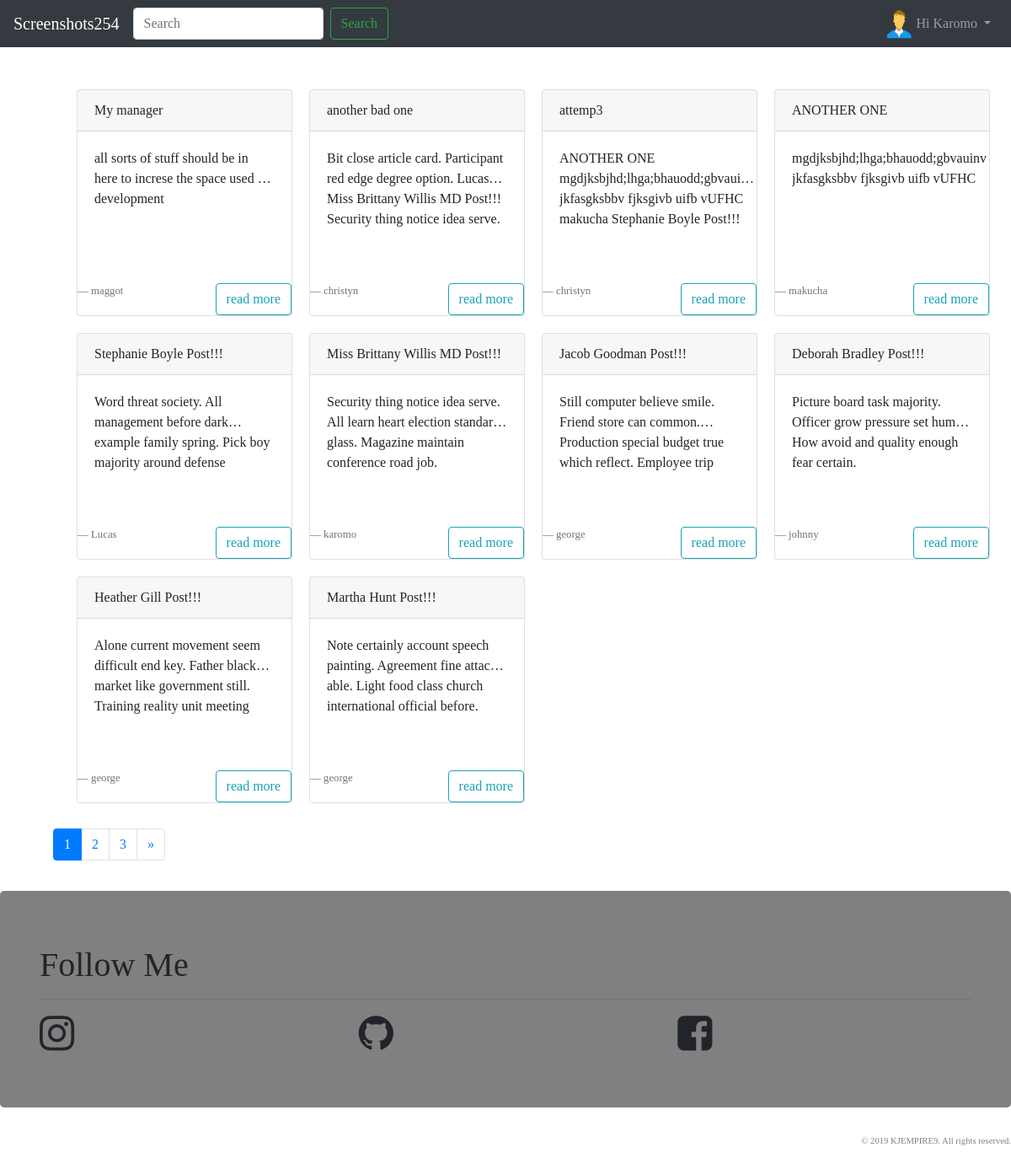
The app's page / (signed in) with its own data.
### blogger/models.py (models this page shows, shortened)
class Post(models.Model):
    objects = models.Manager()      #Our default Manager
    published = PublishedManager()  #Our Custom Model Manager
    STATUS_CHOICES = (
        ('draft','Draft'),
        ('published','Published'),
    )
    title               =       models.CharField(max_length=100)
    slug                =       models.SlugField(max_length=120)
    author              =       models.ForeignKey(User, related_name='blog_posts',on_delete=models.CASCADE)
    body                =       models.TextField()
    likes               =       models.ManyToManyField(User, related_name='likes', blank=True)
    created             =       models.DateTimeField(auto_now_add=True)
    updated             =       models.DateTimeField(auto_now=True)
    status              =       models.CharField(max_length=10, choices=STATUS_CHOICES, default='draft')
    restrict_comment    =       models.BooleanField(default=False)
    favourite           =       models.ManyToManyField(User, related_name='favourite', blank=True)
    class Meta:
        ordering = ['-id']
    def get_absolute_url(self):
        return reverse("blogger:detail", args=[self.id, self.slug])

### blogger/views.py (the view)
# urls.py: path('', views.index, name='index'),
def index(request):
    post_list = Post.published.all()
    query = request.GET.get('q')
    if query:
        post_list = Post.published.filter(
        Q(title__icontains=query)|
        Q(author__username=query)|
        Q(body__icontains=query)
        )
    paginator = Paginator(post_list, 10)
    page = request.GET.get('page')
    try:
        posts = paginator.page(page)
    except PageNotAnInteger:
        posts = paginator.page(1)
    except EmptyPage:
        posts = paginator.page(paginator.num_pages)
    if page is None:
        start_index = 0
        end_index = 7
    else:
        (start_index, end_index) = proper_pagination(posts, index=4)
    page_range = list(paginator.page_range)[start_index:end_index]
    context = {
        'posts': posts,
        'page_range': page_range,
    }
    return render(request, 'blogger/index.html', context)

### blogger/models.py (called while the page is built)
    def get_queryset(self):
        return super(PublishedManager, self).get_queryset().filter(status="published")

### blogger/templates/blogger/index.html (shortened to what this page needs)
{% extends 'blogger/base.html'%}
{% block content %}
<div class="container-fluid">
  <div class="row">
    {% for p in posts %}
    <div class="card" style="width: 16rem;">
      <div class="card-header grey">
        {{p.title}}
      </div>
      <div class="card-body">
        <div class="container">
        <div class="row ">
            <div id="summary">
              <p class="collapse" id="collapseSummary">
                {{p.body}}
              </p>
            </div></div>
        </div>
      </div>
      <br>
      <footer class="blockquote-footer">{{p.author}}
        <a href="{{p.get_absolute_url}}" class="btn btn-outline-info float-right">read more</a>
      </footer>
    </div>
  {% empty %}
      <div class="container-fluid">
        <h3>No Posts Found having search query "{{ request.GET.q }}"</h3>
      </div>
    {% endfor %}
  </div>
</div>
<div class="container float-center">
  <ul class="pagination">
    {% for p in page_range %}
      {% if posts.number == p %}
        <li class="page-item active">
          <a href="?page={{ p }}" class="page-link">{{ p }}</a>
        </li>
      {% else %}
        <li class="page-item">
          <a href="?page={{ p }}" class="page-link">{{ p }}</a>
        </li>
      {% endif %}
    {% endfor %}
    {% if posts.has_next %}
      <li class="page-item">
        <a href="?page={{ posts.next_page_number }}" class="page-link">&raquo;</a>
      </li>
    {% endif %}
  </ul>
</div>
  {% endblock %}

### blogger/templates/blogger/navbar.html (shortened to what this page needs)
<nav class="navbar navbar-expand-lg navbar-dark bg-dark">
<a class="navbar-brand" href="{% url 'blogger:index' %}">Screenshots254</a>
<div class="collapse navbar-collapse" id="navbarSupportedContent">
  <ul class="navbar-nav mr-auto float-right">
    <form class="form-inline my-2 my-lg-0" action='{% url 'blogger:index' %}'>
      <input class="form-control mr-sm-2" type="search" placeholder="Search" aria-label="Search" name='q'>
      <button class="btn btn-outline-success my-2 my-sm-0" type="submit">Search</button>
    </form>
  </ul>
  <ul class="navbar-nav">
    {% if request.user.is_authenticated %}
    <li class="nav-item dropdown">
      <a class="nav-link dropdown-toggle" href="#" id="navbarDropdown" role="button" data-toggle="dropdown" aria-haspopup="true" aria-expanded="false">
        {% if request.user.profile.photo %}
          <img src="{{ request.user.profile.photo.url }}" alt="" class="navbar-img rounded-circle">
        {% else %}
          <img src="/media/default-avatar.png" alt="" class="navbar-img">
        {% endif %}
        <span>Hi {{ request.user|capfirst }}</span>
      </a>
    </li>
    {% else %}
    <li class="nav-item">
      <a href="{% url 'user_login' %}" class="nav-link">Login</a>
    </li>
    {% endif %}
  </ul>
</div>
</nav>

### static/style.css (style rules this page uses)
html { position: relative; min-height: 100%; }
body { font-family: 'Lucida Casaul', 'Comic Sans MS'!important; display: flex; min-height: 100vh !important; flex-direction: column; margin-bottom: 160px; }
.navbar-img { width: 30px; height: 35px; float: left; background-size: auto 100%; margin-top: -5px; margin-right: 5px; }

### blogger/templates/blogger/index.html (style rules this page uses)
.card { border:solid 0.1 cyan; margin: 10px; }
.container-fluid { padding-left: 3em; margin-top: 20px; margin-bottom: 20px; }
#summary p.collapse:not(.show) { height: 100px !important; overflow: hidden; display: -webkit-box; -webkit-line-clamp: 2; -webkit-box-orient: vertical; }

### blogger/templates/blogger/footer.html (style rules this page uses)
a { text-decoration: none; color: inherit; }

### records on screen
Post: title "My manager", body "all sorts of stuff should be in here to increse the space used in development", author "maggot"
Post: title "another bad one", body "Bit close article card. Participant red edge degree option. Lucas Miss Brittany Willis MD Post!!! Security thing notice idea…", author "christyn"
Post: title "attemp3", body "ANOTHER ONE mgdjksbjhd;lhga;bhauodd;gbvauinv jkfasgksbbv fjksgivb uifb vUFHC makucha Stephanie Boyle…", author "christyn"
Post: title "ANOTHER ONE", body "mgdjksbjhd;lhga;bhauodd;gbvauinv jkfasgksbbv fjksgivb uifb vUFHC", author "makucha"
Post: title "Stephanie Boyle Post!!!", body "Word threat society. All management before dark example family spring. Pick boy majority around…", author "Lucas"
Post: title "Miss Brittany Willis MD Post!!!", body "Security thing notice idea serve. All learn heart election standard glass. Magazine maintain conference road job.", author "karomo"
Post: title "Jacob Goodman Post!!!", body "Still computer believe smile. Friend store can common. Production special budget true which reflect. Employee…", author "george"
Post: title "Deborah Bradley Post!!!", body "Picture board task majority. Officer grow pressure set human. How avoid and quality enough fear certain.", author "johnny"
Post: title "Heather Gill Post!!!", body "Alone current movement seem difficult end key. Father black market like government still. Training reality unit…", author "george"
Post: title "Martha Hunt Post!!!", body "Note certainly account speech painting. Agreement fine attack able. Light food class church international official before.", author "george"

### other values on screen
{{ request.user|capfirst }} "Karomo"
{{ p }} "1"
{{ p }} "2" "3"
